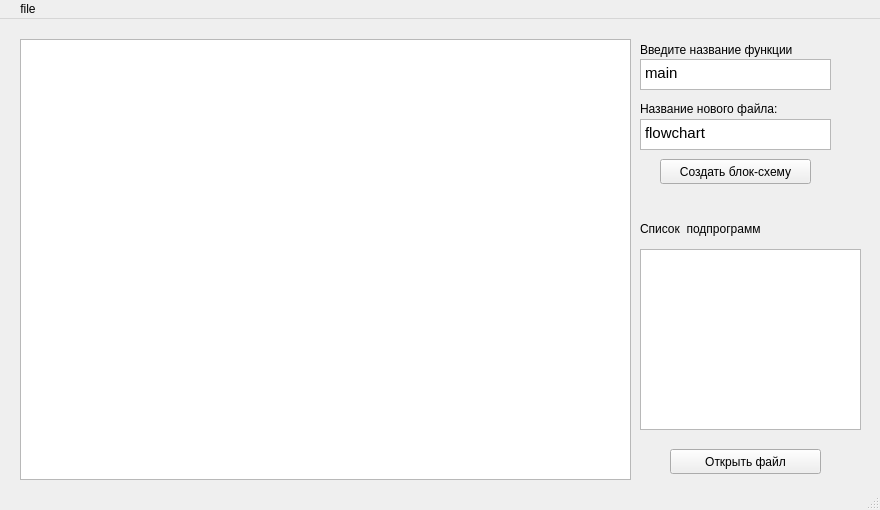
<?xml version="1.0" encoding="UTF-8"?>
<ui version="4.0">
 <class>MainWindow</class>
 <widget class="QMainWindow" name="MainWindow">
  <property name="geometry">
   <rect>
    <x>0</x>
    <y>0</y>
    <width>880</width>
    <height>510</height>
   </rect>
  </property>
  <property name="sizePolicy">
   <sizepolicy hsizetype="Preferred" vsizetype="Preferred">
    <horstretch>0</horstretch>
    <verstretch>0</verstretch>
   </sizepolicy>
  </property>
  <property name="minimumSize">
   <size>
    <width>760</width>
    <height>510</height>
   </size>
  </property>
  <property name="windowTitle">
   <string>MainWindow</string>
  </property>
  <widget class="QWidget" name="centralwidget">
   <widget class="QPushButton" name="pushButton">
    <property name="geometry">
     <rect>
      <x>670</x>
      <y>430</y>
      <width>151</width>
      <height>25</height>
     </rect>
    </property>
    <property name="focusPolicy">
     <enum>Qt::TabFocus</enum>
    </property>
    <property name="text">
     <string>Открыть файл</string>
    </property>
    <property name="shortcut">
     <string>Right</string>
    </property>
   </widget>
   <widget class="QPlainTextEdit" name="plainTextEdit">
    <property name="enabled">
     <bool>true</bool>
    </property>
    <property name="geometry">
     <rect>
      <x>20</x>
      <y>20</y>
      <width>611</width>
      <height>441</height>
     </rect>
    </property>
   </widget>
   <widget class="QTextEdit" name="textEdit">
    <property name="geometry">
     <rect>
      <x>640</x>
      <y>100</y>
      <width>191</width>
      <height>31</height>
     </rect>
    </property>
    <property name="verticalScrollBarPolicy">
     <enum>Qt::ScrollBarAlwaysOff</enum>
    </property>
    <property name="html">
     <string>&lt;!DOCTYPE HTML PUBLIC &quot;-//W3C//DTD HTML 4.0//EN&quot; &quot;http://www.w3.org/TR/REC-html40/strict.dtd&quot;&gt;
&lt;html&gt;&lt;head&gt;&lt;meta name=&quot;qrichtext&quot; content=&quot;1&quot; /&gt;&lt;style type=&quot;text/css&quot;&gt;
p, li { white-space: pre-wrap; }
&lt;/style&gt;&lt;/head&gt;&lt;body style=&quot; font-family:'Ubuntu'; font-size:11pt; font-weight:400; font-style:normal;&quot;&gt;
&lt;p style=&quot; margin-top:0px; margin-bottom:0px; margin-left:0px; margin-right:0px; -qt-block-indent:0; text-indent:0px;&quot;&gt;flowchart&lt;/p&gt;
&lt;p style=&quot;-qt-paragraph-type:empty; margin-top:0px; margin-bottom:0px; margin-left:0px; margin-right:0px; -qt-block-indent:0; text-indent:0px;&quot;&gt;&lt;br /&gt;&lt;/p&gt;&lt;/body&gt;&lt;/html&gt;</string>
    </property>
   </widget>
   <widget class="QLabel" name="label">
    <property name="geometry">
     <rect>
      <x>640</x>
      <y>80</y>
      <width>181</width>
      <height>20</height>
     </rect>
    </property>
    <property name="text">
     <string>Название нового файла:</string>
    </property>
   </widget>
   <widget class="QPushButton" name="pushButton_2">
    <property name="geometry">
     <rect>
      <x>660</x>
      <y>140</y>
      <width>151</width>
      <height>25</height>
     </rect>
    </property>
    <property name="focusPolicy">
     <enum>Qt::TabFocus</enum>
    </property>
    <property name="text">
     <string>Создать блок-схему</string>
    </property>
    <property name="shortcut">
     <string>Right</string>
    </property>
   </widget>
   <widget class="QTextEdit" name="textEdit_2">
    <property name="geometry">
     <rect>
      <x>640</x>
      <y>40</y>
      <width>191</width>
      <height>31</height>
     </rect>
    </property>
    <property name="verticalScrollBarPolicy">
     <enum>Qt::ScrollBarAlwaysOff</enum>
    </property>
    <property name="html">
     <string>&lt;!DOCTYPE HTML PUBLIC &quot;-//W3C//DTD HTML 4.0//EN&quot; &quot;http://www.w3.org/TR/REC-html40/strict.dtd&quot;&gt;
&lt;html&gt;&lt;head&gt;&lt;meta name=&quot;qrichtext&quot; content=&quot;1&quot; /&gt;&lt;style type=&quot;text/css&quot;&gt;
p, li { white-space: pre-wrap; }
&lt;/style&gt;&lt;/head&gt;&lt;body style=&quot; font-family:'Ubuntu'; font-size:11pt; font-weight:400; font-style:normal;&quot;&gt;
&lt;p style=&quot; margin-top:0px; margin-bottom:0px; margin-left:0px; margin-right:0px; -qt-block-indent:0; text-indent:0px;&quot;&gt;main&lt;/p&gt;&lt;/body&gt;&lt;/html&gt;</string>
    </property>
   </widget>
   <widget class="QLabel" name="label_2">
    <property name="geometry">
     <rect>
      <x>640</x>
      <y>20</y>
      <width>201</width>
      <height>21</height>
     </rect>
    </property>
    <property name="text">
     <string>Введите название функции</string>
    </property>
   </widget>
   <widget class="QPlainTextEdit" name="plainTextEdit_2">
    <property name="enabled">
     <bool>true</bool>
    </property>
    <property name="geometry">
     <rect>
      <x>640</x>
      <y>230</y>
      <width>221</width>
      <height>181</height>
     </rect>
    </property>
   </widget>
   <widget class="QLabel" name="label_3">
    <property name="geometry">
     <rect>
      <x>640</x>
      <y>200</y>
      <width>181</width>
      <height>20</height>
     </rect>
    </property>
    <property name="text">
     <string>Список  подпрограмм</string>
    </property>
   </widget>
  </widget>
  <widget class="QStatusBar" name="statusbar"/>
  <widget class="QMenuBar" name="menubar">
   <property name="geometry">
    <rect>
     <x>0</x>
     <y>0</y>
     <width>880</width>
     <height>22</height>
    </rect>
   </property>
   <widget class="QMenu" name="menu_file">
    <property name="title">
     <string>   file</string>
    </property>
    <addaction name="action"/>
    <addaction name="action_2"/>
   </widget>
   <addaction name="menu_file"/>
  </widget>
  <action name="action">
   <property name="text">
    <string>Открыть файл</string>
   </property>
   <property name="shortcut">
    <string>Ctrl+O</string>
   </property>
  </action>
  <action name="action_2">
   <property name="text">
    <string>Очистить</string>
   </property>
   <property name="shortcut">
    <string>Ctrl+Q</string>
   </property>
  </action>
 </widget>
 <resources/>
 <connections/>
</ui>
